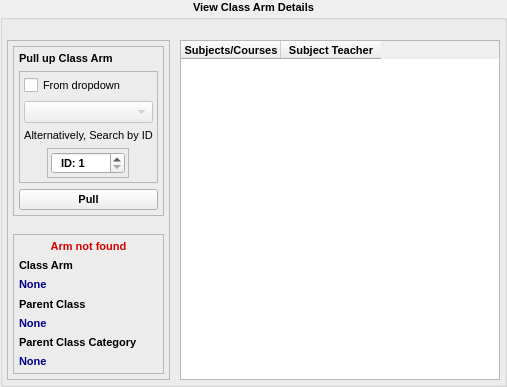
                   <widget class="QGroupBox" name="groupBox_4">
                    <property name="maximumSize">
                     <size>
                      <width>536</width>
                      <height>16777215</height>
                     </size>
                    </property>
                    <property name="font">
                     <font>
                      <pointsize>8</pointsize>
                      <weight>75</weight>
                      <bold>true</bold>
                     </font>
                    </property>
                    <property name="title">
                     <string>View Class Arm Details</string>
                    </property>
                    <property name="alignment">
                     <set>Qt::AlignHCenter|Qt::AlignTop</set>
                    </property>
                    <layout class="QHBoxLayout" name="horizontalLayout_49">
                     <property name="spacing">
                      <number>10</number>
                     </property>
                     <property name="leftMargin">
                      <number>4</number>
                     </property>
                     <property name="topMargin">
                      <number>21</number>
                     </property>
                     <property name="rightMargin">
                      <number>4</number>
                     </property>
                     <property name="bottomMargin">
                      <number>4</number>
                     </property>
                     <item alignment="Qt::AlignTop">
                      <widget class="QFrame" name="frame_61">
                       <property name="sizePolicy">
                        <sizepolicy hsizetype="Expanding" vsizetype="Preferred">
                         <horstretch>0</horstretch>
                         <verstretch>0</verstretch>
                        </sizepolicy>
                       </property>
                       <property name="minimumSize">
                        <size>
                         <width>0</width>
                         <height>340</height>
                        </size>
                       </property>
                       <property name="maximumSize">
                        <size>
                         <width>220</width>
                         <height>340</height>
                        </size>
                       </property>
                       <property name="frameShape">
                        <enum>QFrame::StyledPanel</enum>
                       </property>
                       <property name="frameShadow">
                        <enum>QFrame::Raised</enum>
                       </property>
                       <layout class="QVBoxLayout" name="verticalLayout_51">
                        <property name="leftMargin">
                         <number>5</number>
                        </property>
                        <property name="topMargin">
                         <number>5</number>
                        </property>
                        <property name="rightMargin">
                         <number>5</number>
                        </property>
                        <property name="bottomMargin">
                         <number>5</number>
                        </property>
                        <item>
                         <widget class="QFrame" name="frame_62">
                          <property name="maximumSize">
                           <size>
                            <width>16777215</width>
                            <height>16777215</height>
                           </size>
                          </property>
                          <property name="frameShape">
                           <enum>QFrame::StyledPanel</enum>
                          </property>
                          <property name="frameShadow">
                           <enum>QFrame::Raised</enum>
                          </property>
                          <layout class="QVBoxLayout" name="verticalLayout_26">
                           <property name="leftMargin">
                            <number>5</number>
                           </property>
                           <property name="topMargin">
                            <number>5</number>
                           </property>
                           <property name="rightMargin">
                            <number>5</number>
                           </property>
                           <property name="bottomMargin">
                            <number>5</number>
                           </property>
                           <item>
                            <widget class="QLabel" name="label_136">
                             <property name="font">
                              <font>
                               <weight>75</weight>
                               <bold>true</bold>
                              </font>
                             </property>
                             <property name="text">
                              <string>Pull up Class Arm</string>
                             </property>
                            </widget>
                           </item>
                           <item>
                            <widget class="QFrame" name="frame_59">
                             <property name="maximumSize">
                              <size>
                               <width>200</width>
                               <height>16777215</height>
                              </size>
                             </property>
                             <property name="frameShape">
                              <enum>QFrame::StyledPanel</enum>
                             </property>
                             <property name="frameShadow">
                              <enum>QFrame::Raised</enum>
                             </property>
                             <layout class="QVBoxLayout" name="verticalLayout_60">
                              <property name="leftMargin">
                               <number>4</number>
                              </property>
                              <property name="topMargin">
                               <number>4</number>
                              </property>
                              <property name="rightMargin">
                               <number>4</number>
                              </property>
                              <property name="bottomMargin">
                               <number>4</number>
                              </property>
                              <item>
                               <widget class="QCheckBox" name="arm_from_combo_chbox">
                                <property name="font">
                                 <font>
                                  <weight>50</weight>
                                  <bold>false</bold>
                                 </font>
                                </property>
                                <property name="text">
                                 <string>From dropdown</string>
                                </property>
                               </widget>
                              </item>
                              <item>
                               <widget class="QComboBox" name="arm_combobox">
                                <property name="enabled">
                                 <bool>false</bool>
                                </property>
                                <property name="styleSheet">
                                 <string notr="true">font-weight:normal;</string>
                                </property>
                                <property name="maxVisibleItems">
                                 <number>20</number>
                                </property>
                               </widget>
                              </item>
                              <item>
                               <widget class="QLabel" name="label_137">
                                <property name="font">
                                 <font>
                                  <weight>50</weight>
                                  <bold>false</bold>
                                 </font>
                                </property>
                                <property name="text">
                                 <string>Alternatively, Search by ID</string>
                                </property>
                                <property name="alignment">
                                 <set>Qt::AlignCenter</set>
                                </property>
                               </widget>
                              </item>
                              <item alignment="Qt::AlignHCenter">
                               <widget class="QFrame" name="arm_id_container">
                                <property name="maximumSize">
                                 <size>
                                  <width>90</width>
                                  <height>16777215</height>
                                 </size>
                                </property>
                                <property name="frameShape">
                                 <enum>QFrame::StyledPanel</enum>
                                </property>
                                <property name="frameShadow">
                                 <enum>QFrame::Raised</enum>
                                </property>
                                <layout class="QHBoxLayout" name="horizontalLayout_55">
                                 <property name="spacing">
                                  <number>8</number>
                                 </property>
                                 <property name="leftMargin">
                                  <number>3</number>
                                 </property>
                                 <property name="topMargin">
                                  <number>3</number>
                                 </property>
                                 <property name="rightMargin">
                                  <number>3</number>
                                 </property>
                                 <property name="bottomMargin">
                                  <number>3</number>
                                 </property>
                                 <item>
                                  <widget class="QSpinBox" name="arm_id_spinbox">
                                   <property name="styleSheet">
                                    <string notr="true">padding-left:5px;</string>
                                   </property>
                                   <property name="prefix">
                                    <string>ID: </string>
                                   </property>
                                   <property name="minimum">
                                    <number>1</number>
                                   </property>
                                   <property name="maximum">
                                    <number>4000</number>
                                   </property>
                                  </widget>
                                 </item>
                                </layout>
                               </widget>
                              </item>
                             </layout>
                            </widget>
                           </item>
                           <item>
                            <widget class="QPushButton" name="pull_arm_btn">
                             <property name="text">
                              <string>Pull</string>
                             </property>
                            </widget>
                           </item>
                          </layout>
                         </widget>
                        </item>
                        <item>
                         <spacer name="verticalSpacer_15">
                          <property name="orientation">
                           <enum>Qt::Vertical</enum>
                          </property>
                          <property name="sizeType">
                           <enum>QSizePolicy::Fixed</enum>
                          </property>
                          <property name="sizeHint" stdset="0">
                           <size>
                            <width>20</width>
                            <height>12</height>
                           </size>
                          </property>
                         </spacer>
                        </item>
                        <item>
                         <widget class="QFrame" name="frame_60">
                          <property name="maximumSize">
                           <size>
                            <width>16777215</width>
                            <height>140</height>
                           </size>
                          </property>
                          <property name="frameShape">
                           <enum>QFrame::StyledPanel</enum>
                          </property>
                          <property name="frameShadow">
                           <enum>QFrame::Raised</enum>
                          </property>
                          <layout class="QVBoxLayout" name="verticalLayout_59">
                           <property name="leftMargin">
                            <number>5</number>
                           </property>
                           <property name="topMargin">
                            <number>5</number>
                           </property>
                           <property name="rightMargin">
                            <number>5</number>
                           </property>
                           <property name="bottomMargin">
                            <number>5</number>
                           </property>
                           <item>
                            <widget class="QLabel" name="arm_not_found_label">
                             <property name="styleSheet">
                              <string notr="true">color:#d70000;
font-weight:bold;</string>
                             </property>
                             <property name="text">
                              <string>Arm not found</string>
                             </property>
                             <property name="alignment">
                              <set>Qt::AlignCenter</set>
                             </property>
                             <property name="wordWrap">
                              <bool>true</bool>
                             </property>
                            </widget>
                           </item>
                           <item>
                            <widget class="QLabel" name="label_138">
                             <property name="font">
                              <font>
                               <weight>75</weight>
                               <bold>true</bold>
                              </font>
                             </property>
                             <property name="text">
                              <string>Class Arm</string>
                             </property>
                            </widget>
                           </item>
                           <item>
                            <widget class="QLabel" name="arm_label">
                             <property name="styleSheet">
                              <string notr="true">color:#000088;</string>
                             </property>
                             <property name="text">
                              <string>None</string>
                             </property>
                             <property name="wordWrap">
                              <bool>true</bool>
                             </property>
                            </widget>
                           </item>
                           <item>
                            <widget class="QLabel" name="label_140">
                             <property name="font">
                              <font>
                               <weight>75</weight>
                               <bold>true</bold>
                              </font>
                             </property>
                             <property name="text">
                              <string>Parent Class</string>
                             </property>
                            </widget>
                           </item>
                           <item>
                            <widget class="QLabel" name="arm_class_label">
                             <property name="styleSheet">
                              <string notr="true">color:#000088;</string>
                             </property>
                             <property name="text">
                              <string>None</string>
                             </property>
                             <property name="wordWrap">
                              <bool>true</bool>
                             </property>
                            </widget>
                           </item>
                           <item>
                            <widget class="QLabel" name="label_142">
                             <property name="font">
                              <font>
                               <weight>75</weight>
                               <bold>true</bold>
                              </font>
                             </property>
                             <property name="text">
                              <string>Parent Class Category</string>
                             </property>
                            </widget>
                           </item>
                           <item>
                            <widget class="QLabel" name="arm_classcat_label">
                             <property name="styleSheet">
                              <string notr="true">color:#000088;</string>
                             </property>
                             <property name="text">
                              <string>None</string>
                             </property>
                             <property name="wordWrap">
                              <bool>true</bool>
                             </property>
                            </widget>
                           </item>
                          </layout>
                         </widget>
                        </item>
                       </layout>
                      </widget>
                     </item>
                     <item>
                      <widget class="QTableWidget" name="assign_subj_teacher_table">
                       <property name="minimumSize">
                        <size>
                         <width>320</width>
                         <height>0</height>
                        </size>
                       </property>
                       <property name="maximumSize">
                        <size>
                         <width>320</width>
                         <height>16777215</height>
                        </size>
                       </property>
                       <column>
                        <property name="text">
                         <string>Subjects/Courses</string>
                        </property>
                        <property name="font">
                         <font>
                          <weight>75</weight>
                          <bold>true</bold>
                         </font>
                        </property>
                        <property name="icon">
                         <iconset>
                          <normaloff>../Icons-mine/Edit_subject.png</normaloff>../Icons-mine/Edit_subject.png</iconset>
                        </property>
                       </column>
                       <column>
                        <property name="text">
                         <string>Subject Teacher</string>
                        </property>
                        <property name="font">
                         <font>
                          <weight>75</weight>
                          <bold>true</bold>
                         </font>
                        </property>
                        <property name="icon">
                         <iconset>
                          <normaloff>../Icons-mine/teacher.png</normaloff>../Icons-mine/teacher.png</iconset>
                        </property>
                       </column>
                      </widget>
                     </item>
                    </layout>
                   </widget>
